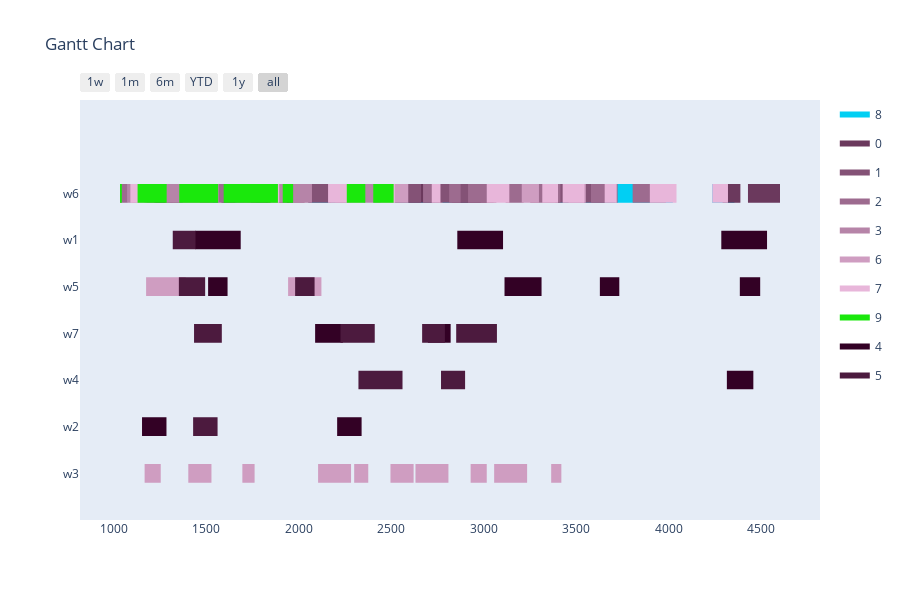

Notebook source saved alongside this figure:
### Markdown cell above
Config 2 - Test with Two Point Crossover

### Code cell
optimizer = BaseGA(env)
optimizer.set_minimize()
# optional (in this case, all options given are the default option, if the configuration step is skipped)
optimizer.configure('tardiness', 'twopointcrossover', 'roulettewheel', 'randomize')
# choose an input generator (optional) -> decides how the data gets converted into the optimizer format
#optimizer.set_input_generator('SameLengthAlternativesGenerator')
# all parameters after offspring_amount are optional (in this case -> verbose=True)
result, best_fitness_history, average_fitness_history, best_generation_history, feasible_gen = optimizer.optimize(orders, max_generations, earliest_time_slot, last_time_slot, population_size, offspring_amount, verbose=True)
workstation_assignments = reformat_result(result, orders, env)
visualize(workstation_assignments, best_fitness_history, average_fitness_history, best_generation_history, feasible_gen)

### Figure 1 — Plotly figure (JSON) as saved in the notebook; plotly's stock layout.template omitted (floating-point values rounded to 4 significant figures; data arrays with more than 128 entries replaced by an {"elided": "..."} marker saying what was removed)
{"data": [{"fill": "toself", "fillcolor": "rgb(1, 207, 243)", "hoverinfo": "name", "legendgroup": "rgb(1, 207, 243)", "mode": "none", "name": "8", "type": "scatter", "x": [3804, 3984, 3984, 3804, 3804, 593, 738, 738, 593, 593, 3747, 3877, 3877, 3747, 3747, 2777, 2957, 2957, 2777, 2777, 2851, 2981, 2981, 2851, 2851, 1593, 1706, 1706, 1593, 1593, 3567, 3655, 3655, 3567, 3567, 386, 509, 509, 386, 386, 3719, 3959, 3959, 3719, 3719, 267, 387, 387, 267, 267, 1442, 1565, 1565, 1442, 1442, 3470, 3600, 3600, 3470, 3470, 3565, 3710, 3710, 3565, 3565, 450, 555, 555, 450, 450, 636, 749, 749, 636, 636, 2545, 2755, 2755, 2545, 2545, 3891, 4021, 4021, 3891, 3891, 769, 892, 892, 769, 769, 382, 532, 532, 382, 382, 3392, 3515, 3515, 3392, 3392, 4234, 4354, 4354, 4234, 4234, 2053, 2233, 2233, 2053, 2053, 2474, 2666, 2666, 2474], "y": [5.8, 5.8, 6.2, 6.2, null, 5.8, 5.8, 6.2, 6.2, null, 5.8, 5.8, 6.2, 6.2, null, 5.8, 5.8, 6.2, 6.2, null, 5.8, 5.8, 6.2, 6.2, null, 5.8, 5.8, 6.2, 6.2, null, 5.8, 5.8, 6.2, 6.2, null, 5.8, 5.8, 6.2, 6.2, null, 5.8, 5.8, 6.2, 6.2, null, 5.8, 5.8, 6.2, 6.2, null, 5.8, 5.8, 6.2, 6.2, null, 5.8, 5.8, 6.2, 6.2, null, 5.8, 5.8, 6.2, 6.2, null, 5.8, 5.8, 6.2, 6.2, null, 5.8, 5.8, 6.2, 6.2, null, 5.8, 5.8, 6.2, 6.2, null, 5.8, 5.8, 6.2, 6.2, null, 5.8, 5.8, 6.2, 6.2, null, 5.8, 5.8, 6.2, 6.2, null, 5.8, 5.8, 6.2, 6.2, null, 5.8, 5.8, 6.2, 6.2, null, 5.8, 5.8, 6.2, 6.2, null, 5.8, 5.8, 6.2, 6.2]}, {"fill": "toself", "fillcolor": "rgb(107, 57, 93)", "hoverinfo": "name", "legendgroup": "rgb(107, 57, 93)", "mode": "none", "name": "0", "type": "scatter", "x": [4290, 4386, 4386, 4290, 4290, 230, 385, 385, 230, 230, 1517, 1583, 1583, 1517, 1517, 366, 531, 531, 366, 366, 644, 786, 786, 644, 644, 1131, 1196, 1196, 1131, 1131, 807, 883, 883, 807, 807, 2593, 2738, 2738, 2593, 2593, 1657, 1723, 1723, 1657, 1657, 671, 826, 826, 671, 671, 833, 929, 929, 833, 833, 2828, 2983, 2983, 2828, 2828, 938, 1103, 1103, 938, 938, 714, 928, 928, 714, 714, 4427, 4600, 4600, 4427], "y": [5.8, 5.8, 6.2, 6.2, null, 5.8, 5.8, 6.2, 6.2, null, 5.8, 5.8, 6.2, 6.2, null, 5.8, 5.8, 6.2, 6.2, null, 5.8, 5.8, 6.2, 6.2, null, 5.8, 5.8, 6.2, 6.2, null, 5.8, 5.8, 6.2, 6.2, null, 5.8, 5.8, 6.2, 6.2, null, 5.8, 5.8, 6.2, 6.2, null, 5.8, 5.8, 6.2, 6.2, null, 5.8, 5.8, 6.2, 6.2, null, 5.8, 5.8, 6.2, 6.2, null, 5.8, 5.8, 6.2, 6.2, null, 5.8, 5.8, 6.2, 6.2, null, 5.8, 5.8, 6.2, 6.2]}, {"fill": "toself", "fillcolor": "rgb(132, 82, 118)", "hoverinfo": "name", "legendgroup": "rgb(132, 82, 118)", "mode": "none", "name": "1", "type": "scatter", "x": [2443, 2563, 2563, 2443, 2443, 2227, 2283, 2283, 2227, 2227, 2882, 3042, 3042, 2882, 2882, 521, 641, 641, 521, 521, 527, 583, 583, 527, 527, 828, 948, 948, 828, 828, 2991, 3053, 3053, 2991, 2991, 3386, 3516, 3516, 3386, 3386, 2843, 2963, 2963, 2843, 2843, 3490, 3615, 3615, 3490, 3490, 1825, 1948, 1948, 1825, 1825, 1383, 1506, 1506, 1383, 1383, 3403, 3459, 3459, 3403, 3403, 2052, 2175, 2175, 2052, 2052, 2737, 2887, 2887, 2737, 2737, 3447, 3572, 3572, 3447, 3447, 1195, 1320, 1320, 1195, 1195, 1170, 1257, 1257, 1170, 1170, 3402, 3532, 3532, 3402, 3402, 2917, 3037, 3037, 2917, 2917, 2481, 2661, 2661, 2481, 2481, 3539, 3654, 3654, 3539, 3539, 3464, 3649, 3649, 3464], "y": [5.8, 5.8, 6.2, 6.2, null, 5.8, 5.8, 6.2, 6.2, null, 5.8, 5.8, 6.2, 6.2, null, 5.8, 5.8, 6.2, 6.2, null, 5.8, 5.8, 6.2, 6.2, null, 5.8, 5.8, 6.2, 6.2, null, 5.8, 5.8, 6.2, 6.2, null, 5.8, 5.8, 6.2, 6.2, null, 5.8, 5.8, 6.2, 6.2, null, 5.8, 5.8, 6.2, 6.2, null, 5.8, 5.8, 6.2, 6.2, null, 5.8, 5.8, 6.2, 6.2, null, 5.8, 5.8, 6.2, 6.2, null, 5.8, 5.8, 6.2, 6.2, null, 5.8, 5.8, 6.2, 6.2, null, 5.8, 5.8, 6.2, 6.2, null, 5.8, 5.8, 6.2, 6.2, null, 5.8, 5.8, 6.2, 6.2, null, 5.8, 5.8, 6.2, 6.2, null, 5.8, 5.8, 6.2, 6.2, null, 5.8, 5.8, 6.2, 6.2, null, 5.8, 5.8, 6.2, 6.2, null, 5.8, 5.8, 6.2, 6.2]}, {"fill": "toself", "fillcolor": "rgb(157, 107, 143)", "hoverinfo": "name", "legendgroup": "rgb(157, 107, 143)", "mode": "none", "name": "2", "type": "scatter", "x": [2915, 3068, 3068, 2915, 2915, 875, 1035, 1035, 875, 875, 3317, 3414, 3414, 3317, 3317, 2929, 3059, 3059, 2929, 2929, 1912, 2032, 2032, 1912, 1912, 1159, 1279, 1279, 1159, 1159, 1306, 1402, 1402, 1306, 1306, 3252, 3348, 3348, 3252, 3252, 484, 604, 604, 484, 484, 3339, 3401, 3401, 3339, 3339, 633, 753, 753, 633, 633, 3804, 3984, 3984, 3804, 3804, 3118, 3215, 3215, 3118, 3118, 2672, 2759, 2759, 2672, 2672, 3603, 3723, 3723, 3603, 3603, 1771, 1833, 1833, 1771, 1771, 2160, 2280, 2280, 2160, 2160, 3251, 3371, 3371, 3251, 3251, 2813, 2875, 2875, 2813, 2813, 483, 608, 608, 483, 483, 553, 683, 683, 553, 553, 3579, 3709, 3709, 3579, 3579, 1077, 1227, 1227, 1077], "y": [5.8, 5.8, 6.2, 6.2, null, 5.8, 5.8, 6.2, 6.2, null, 5.8, 5.8, 6.2, 6.2, null, 5.8, 5.8, 6.2, 6.2, null, 5.8, 5.8, 6.2, 6.2, null, 5.8, 5.8, 6.2, 6.2, null, 5.8, 5.8, 6.2, 6.2, null, 5.8, 5.8, 6.2, 6.2, null, 5.8, 5.8, 6.2, 6.2, null, 5.8, 5.8, 6.2, 6.2, null, 5.8, 5.8, 6.2, 6.2, null, 5.8, 5.8, 6.2, 6.2, null, 5.8, 5.8, 6.2, 6.2, null, 5.8, 5.8, 6.2, 6.2, null, 5.8, 5.8, 6.2, 6.2, null, 5.8, 5.8, 6.2, 6.2, null, 5.8, 5.8, 6.2, 6.2, null, 5.8, 5.8, 6.2, 6.2, null, 5.8, 5.8, 6.2, 6.2, null, 5.8, 5.8, 6.2, 6.2, null, 5.8, 5.8, 6.2, 6.2, null, 5.8, 5.8, 6.2, 6.2, null, 5.8, 5.8, 6.2, 6.2]}, {"fill": "toself", "fillcolor": "rgb(182, 132, 168)", "hoverinfo": "name", "legendgroup": "rgb(182, 132, 168)", "mode": "none", "name": "3", "type": "scatter", "x": [1936, 2072, 2072, 1936, 1936, 1309, 1559, 1559, 1309, 1309, 1380, 1535, 1535, 1380, 1380, 332, 468, 468, 332, 332, 2197, 2273, 2273, 2197, 2197, 1569, 1742, 1742, 1569, 1569, 988, 1075, 1075, 988, 988, 2309, 2523, 2523, 2309, 2309, 1281, 1436, 1436, 1281, 1281, 889, 965, 965, 889, 889, 1665, 1879, 1879, 1665, 1665, 2262, 2349, 2349, 2262, 2262, 299, 549, 549, 299, 299, 417, 642, 642, 417, 417, 1220, 1393, 1393, 1220], "y": [5.8, 5.8, 6.2, 6.2, null, 5.8, 5.8, 6.2, 6.2, null, 5.8, 5.8, 6.2, 6.2, null, 5.8, 5.8, 6.2, 6.2, null, 5.8, 5.8, 6.2, 6.2, null, 5.8, 5.8, 6.2, 6.2, null, 5.8, 5.8, 6.2, 6.2, null, 5.8, 5.8, 6.2, 6.2, null, 5.8, 5.8, 6.2, 6.2, null, 5.8, 5.8, 6.2, 6.2, null, 5.8, 5.8, 6.2, 6.2, null, 5.8, 5.8, 6.2, 6.2, null, 5.8, 5.8, 6.2, 6.2, null, 5.8, 5.8, 6.2, 6.2, null, 5.8, 5.8, 6.2, 6.2]}, {"fill": "toself", "fillcolor": "rgb(207, 157, 193)", "hoverinfo": "name", "legendgroup": "rgb(207, 157, 193)", "mode": "none", "name": "6", "type": "scatter", "x": [2442, 2592, 2592, 2442, 2442, 3458, 3551, 3551, 3458, 3458, 3205, 3298, 3298, 3205, 3205, 1095, 1179, 1179, 1095, 1095, 1374, 1467, 1467, 1374, 1374, 458, 551, 551, 458, 458, 1176, 1390, 1390, 1176, 1176, 1943, 2123, 2123, 1943, 1943, 2300, 2376, 2376, 2300, 2300, 2105, 2283, 2283, 2105, 2105, 2929, 3016, 3016, 2929, 2929, 2631, 2809, 2809, 2631, 2631, 1466, 1521, 1521, 1466, 1466, 1404, 1529, 1529, 1404, 1404, 1696, 1762, 1762, 1696, 1696, 3056, 3234, 3234, 3056, 3056, 3364, 3419, 3419, 3364, 3364, 1168, 1255, 1255, 1168, 1168, 635, 690, 690, 635, 635, 2496, 2621, 2621, 2496, 2496, 440, 539, 539, 440], "y": [5.8, 5.8, 6.2, 6.2, null, 5.8, 5.8, 6.2, 6.2, null, 5.8, 5.8, 6.2, 6.2, null, 5.8, 5.8, 6.2, 6.2, null, 5.8, 5.8, 6.2, 6.2, null, 5.8, 5.8, 6.2, 6.2, null, 3.8, 3.8, 4.2, 4.2, null, 3.8, 3.8, 4.2, 4.2, null, -0.2, -0.2, 0.2, 0.2, null, -0.2, -0.2, 0.2, 0.2, null, -0.2, -0.2, 0.2, 0.2, null, -0.2, -0.2, 0.2, 0.2, null, -0.2, -0.2, 0.2, 0.2, null, -0.2, -0.2, 0.2, 0.2, null, -0.2, -0.2, 0.2, 0.2, null, -0.2, -0.2, 0.2, 0.2, null, -0.2, -0.2, 0.2, 0.2, null, -0.2, -0.2, 0.2, 0.2, null, -0.2, -0.2, 0.2, 0.2, null, -0.2, -0.2, 0.2, 0.2, null, -0.2, -0.2, 0.2, 0.2]}, {"fill": "toself", "fillcolor": "rgb(232, 182, 218)", "hoverinfo": "name", "legendgroup": "rgb(232, 182, 218)", "mode": "none", "name": "7", "type": "scatter", "x": [3426, 3502, 3502, 3426, 3426, 623, 670, 670, 623, 623, 3897, 4041, 4041, 3897, 3897, 2442, 2519, 2519, 2442, 2442, 2159, 2246, 2246, 2159, 2159, 1091, 1167, 1167, 1091, 1091, 2163, 2240, 2240, 2163, 2163, 535, 620, 620, 535, 535, 2719, 2766, 2766, 2719, 2719, 3016, 3138, 3138, 3016, 3016, 4234, 4319, 4319, 4234, 4234, 2455, 2520, 2520, 2455, 2455, 3653, 3718, 3718, 3653, 3653, 3316, 3401, 3401, 3316, 3316, 285, 350, 350, 285, 285, 2207, 2352, 2352, 2207, 2207, 3467, 3543, 3543, 3467, 3467, 1848, 1895, 1895, 1848], "y": [5.8, 5.8, 6.2, 6.2, null, 5.8, 5.8, 6.2, 6.2, null, 5.8, 5.8, 6.2, 6.2, null, 5.8, 5.8, 6.2, 6.2, null, 5.8, 5.8, 6.2, 6.2, null, 5.8, 5.8, 6.2, 6.2, null, 5.8, 5.8, 6.2, 6.2, null, 5.8, 5.8, 6.2, 6.2, null, 5.8, 5.8, 6.2, 6.2, null, 5.8, 5.8, 6.2, 6.2, null, 5.8, 5.8, 6.2, 6.2, null, 5.8, 5.8, 6.2, 6.2, null, 5.8, 5.8, 6.2, 6.2, null, 5.8, 5.8, 6.2, 6.2, null, 5.8, 5.8, 6.2, 6.2, null, 5.8, 5.8, 6.2, 6.2, null, 5.8, 5.8, 6.2, 6.2, null, 5.8, 5.8, 6.2, 6.2]}, {"fill": "toself", "fillcolor": "rgb(26, 232, 12)", "hoverinfo": "name", "legendgroup": "rgb(26, 232, 12)", "mode": "none", "name": "9", "type": "scatter", "x": {"elided": "134 int values"}, "y": {"elided": "134 float values"}}, {"fill": "toself", "fillcolor": "rgb(51, 1, 37)", "hoverinfo": "name", "legendgroup": "rgb(51, 1, 37)", "mode": "none", "name": "4", "type": "scatter", "x": [1440, 1687, 1687, 1440, 1440, 2857, 3104, 3104, 2857, 2857, 4283, 4530, 4530, 4283, 4283, 820, 925, 925, 820, 820, 3627, 3732, 3732, 3627, 3627, 3112, 3312, 3312, 3112, 3112, 1511, 1616, 1616, 1511, 1511, 4383, 4493, 4493, 4383, 4383, 399, 599, 599, 399, 399, 539, 739, 739, 539, 539, 2698, 2821, 2821, 2698, 2698, 2089, 2239, 2239, 2089, 2089, 4326, 4456, 4456, 4326, 4326, 4313, 4453, 4453, 4313, 4313, 1154, 1286, 1286, 1154, 1154, 2208, 2340, 2340, 2208, 2208, 591, 723, 723, 591, 591, 341, 473, 473, 341], "y": [4.8, 4.8, 5.2, 5.2, null, 4.8, 4.8, 5.2, 5.2, null, 4.8, 4.8, 5.2, 5.2, null, 3.8, 3.8, 4.2, 4.2, null, 3.8, 3.8, 4.2, 4.2, null, 3.8, 3.8, 4.2, 4.2, null, 3.8, 3.8, 4.2, 4.2, null, 3.8, 3.8, 4.2, 4.2, null, 3.8, 3.8, 4.2, 4.2, null, 3.8, 3.8, 4.2, 4.2, null, 2.8, 2.8, 3.2, 3.2, null, 2.8, 2.8, 3.2, 3.2, null, 1.8, 1.8, 2.2, 2.2, null, 1.8, 1.8, 2.2, 2.2, null, 0.8, 0.8, 1.2, 1.2, null, 0.8, 0.8, 1.2, 1.2, null, 0.8, 0.8, 1.2, 1.2, null, 0.8, 0.8, 1.2, 1.2]}, {"fill": "toself", "fillcolor": "rgb(76, 26, 62)", "hoverinfo": "name", "legendgroup": "rgb(76, 26, 62)", "mode": "none", "name": "5", "type": "scatter", "x": [351, 598, 598, 351, 351, 1320, 1443, 1443, 1320, 1320, 1981, 2086, 2086, 1981, 1981, 1353, 1463, 1463, 1353, 1353, 1390, 1495, 1495, 1390, 1390, 2226, 2396, 2396, 2226, 2226, 2288, 2411, 2411, 2288, 2288, 273, 396, 396, 273, 273, 2667, 2790, 2790, 2667, 2667, 2242, 2392, 2392, 2242, 2242, 2921, 3071, 3071, 2921, 2921, 1435, 1585, 1585, 1435, 1435, 2851, 2974, 2974, 2851, 2851, 2421, 2561, 2561, 2421, 2421, 2323, 2453, 2453, 2323, 2323, 2769, 2899, 2899, 2769, 2769, 1430, 1562, 1562, 1430, 1430, 685, 817, 817, 685], "y": [4.8, 4.8, 5.2, 5.2, null, 4.8, 4.8, 5.2, 5.2, null, 3.8, 3.8, 4.2, 4.2, null, 3.8, 3.8, 4.2, 4.2, null, 3.8, 3.8, 4.2, 4.2, null, 2.8, 2.8, 3.2, 3.2, null, 2.8, 2.8, 3.2, 3.2, null, 2.8, 2.8, 3.2, 3.2, null, 2.8, 2.8, 3.2, 3.2, null, 2.8, 2.8, 3.2, 3.2, null, 2.8, 2.8, 3.2, 3.2, null, 2.8, 2.8, 3.2, 3.2, null, 2.8, 2.8, 3.2, 3.2, null, 1.8, 1.8, 2.2, 2.2, null, 1.8, 1.8, 2.2, 2.2, null, 1.8, 1.8, 2.2, 2.2, null, 0.8, 0.8, 1.2, 1.2, null, 0.8, 0.8, 1.2, 1.2]}, {"legendgroup": "rgb(1, 207, 243)", "marker": {"color": "rgb(1, 207, 243)", "opacity": 0, "size": 1}, "mode": "markers", "name": "", "showlegend": false, "text": [null, null, null, null, null, null, null, null, null, null, null, null, null, null, null, null, null, null, null, null, null, null, null, null, null, null, null, null, null, null, null, null, null, null, null, null, null, null, null, null, null, null, null, null, null, null], "type": "scatter", "x": [3804, 3984, 593, 738, 3747, 3877, 2777, 2957, 2851, 2981, 1593, 1706, 3567, 3655, 386, 509, 3719, 3959, 267, 387, 1442, 1565, 3470, 3600, 3565, 3710, 450, 555, 636, 749, 2545, 2755, 3891, 4021, 769, 892, 382, 532, 3392, 3515, 4234, 4354, 2053, 2233, 2474, 2666], "y": [6, 6, 6, 6, 6, 6, 6, 6, 6, 6, 6, 6, 6, 6, 6, 6, 6, 6, 6, 6, 6, 6, 6, 6, 6, 6, 6, 6, 6, 6, 6, 6, 6, 6, 6, 6, 6, 6, 6, 6, 6, 6, 6, 6, 6, 6]}, {"legendgroup": "rgb(107, 57, 93)", "marker": {"color": "rgb(107, 57, 93)", "opacity": 0, "size": 1}, "mode": "markers", "name": "", "showlegend": false, "text": [null, null, null, null, null, null, null, null, null, null, null, null, null, null, null, null, null, null, null, null, null, null, null, null, null, null, null, null, null, null], "type": "scatter", "x": [4290, 4386, 230, 385, 1517, 1583, 366, 531, 644, 786, 1131, 1196, 807, 883, 2593, 2738, 1657, 1723, 671, 826, 833, 929, 2828, 2983, 938, 1103, 714, 928, 4427, 4600], "y": [6, 6, 6, 6, 6, 6, 6, 6, 6, 6, 6, 6, 6, 6, 6, 6, 6, 6, 6, 6, 6, 6, 6, 6, 6, 6, 6, 6, 6, 6]}, {"legendgroup": "rgb(132, 82, 118)", "marker": {"color": "rgb(132, 82, 118)", "opacity": 0, "size": 1}, "mode": "markers", "name": "", "showlegend": false, "text": [null, null, null, null, null, null, null, null, null, null, null, null, null, null, null, null, null, null, null, null, null, null, null, null, null, null, null, null, null, null, null, null, null, null, null, null, null, null, null, null, null, null, null, null, null, null], "type": "scatter", "x": [2443, 2563, 2227, 2283, 2882, 3042, 521, 641, 527, 583, 828, 948, 2991, 3053, 3386, 3516, 2843, 2963, 3490, 3615, 1825, 1948, 1383, 1506, 3403, 3459, 2052, 2175, 2737, 2887, 3447, 3572, 1195, 1320, 1170, 1257, 3402, 3532, 2917, 3037, 2481, 2661, 3539, 3654, 3464, 3649], "y": [6, 6, 6, 6, 6, 6, 6, 6, 6, 6, 6, 6, 6, 6, 6, 6, 6, 6, 6, 6, 6, 6, 6, 6, 6, 6, 6, 6, 6, 6, 6, 6, 6, 6, 6, 6, 6, 6, 6, 6, 6, 6, 6, 6, 6, 6]}, {"legendgroup": "rgb(157, 107, 143)", "marker": {"color": "rgb(157, 107, 143)", "opacity": 0, "size": 1}, "mode": "markers", "name": "", "showlegend": false, "text": [null, null, null, null, null, null, null, null, null, null, null, null, null, null, null, null, null, null, null, null, null, null, null, null, null, null, null, null, null, null, null, null, null, null, null, null, null, null, null, null, null, null, null, null, null, null], "type": "scatter", "x": [2915, 3068, 875, 1035, 3317, 3414, 2929, 3059, 1912, 2032, 1159, 1279, 1306, 1402, 3252, 3348, 484, 604, 3339, 3401, 633, 753, 3804, 3984, 3118, 3215, 2672, 2759, 3603, 3723, 1771, 1833, 2160, 2280, 3251, 3371, 2813, 2875, 483, 608, 553, 683, 3579, 3709, 1077, 1227], "y": [6, 6, 6, 6, 6, 6, 6, 6, 6, 6, 6, 6, 6, 6, 6, 6, 6, 6, 6, 6, 6, 6, 6, 6, 6, 6, 6, 6, 6, 6, 6, 6, 6, 6, 6, 6, 6, 6, 6, 6, 6, 6, 6, 6, 6, 6]}, {"legendgroup": "rgb(182, 132, 168)", "marker": {"color": "rgb(182, 132, 168)", "opacity": 0, "size": 1}, "mode": "markers", "name": "", "showlegend": false, "text": [null, null, null, null, null, null, null, null, null, null, null, null, null, null, null, null, null, null, null, null, null, null, null, null, null, null, null, null, null, null], "type": "scatter", "x": [1936, 2072, 1309, 1559, 1380, 1535, 332, 468, 2197, 2273, 1569, 1742, 988, 1075, 2309, 2523, 1281, 1436, 889, 965, 1665, 1879, 2262, 2349, 299, 549, 417, 642, 1220, 1393], "y": [6, 6, 6, 6, 6, 6, 6, 6, 6, 6, 6, 6, 6, 6, 6, 6, 6, 6, 6, 6, 6, 6, 6, 6, 6, 6, 6, 6, 6, 6]}, {"legendgroup": "rgb(207, 157, 193)", "marker": {"color": "rgb(207, 157, 193)", "opacity": 0, "size": 1}, "mode": "markers", "name": "", "showlegend": false, "text": [null, null, null, null, null, null, null, null, null, null, null, null, null, null, null, null, null, null, null, null, null, null, null, null, null, null, null, null, null, null, null, null, null, null, null, null, null, null, null, null, null, null], "type": "scatter", "x": [2442, 2592, 3458, 3551, 3205, 3298, 1095, 1179, 1374, 1467, 458, 551, 1176, 1390, 1943, 2123, 2300, 2376, 2105, 2283, 2929, 3016, 2631, 2809, 1466, 1521, 1404, 1529, 1696, 1762, 3056, 3234, 3364, 3419, 1168, 1255, 635, 690, 2496, 2621, 440, 539], "y": [6, 6, 6, 6, 6, 6, 6, 6, 6, 6, 6, 6, 4, 4, 4, 4, 0, 0, 0, 0, 0, 0, 0, 0, 0, 0, 0, 0, 0, 0, 0, 0, 0, 0, 0, 0, 0, 0, 0, 0, 0, 0]}, {"legendgroup": "rgb(232, 182, 218)", "marker": {"color": "rgb(232, 182, 218)", "opacity": 0, "size": 1}, "mode": "markers", "name": "", "showlegend": false, "text": [null, null, null, null, null, null, null, null, null, null, null, null, null, null, null, null, null, null, null, null, null, null, null, null, null, null, null, null, null, null, null, null, null, null, null, null], "type": "scatter", "x": [3426, 3502, 623, 670, 3897, 4041, 2442, 2519, 2159, 2246, 1091, 1167, 2163, 2240, 535, 620, 2719, 2766, 3016, 3138, 4234, 4319, 2455, 2520, 3653, 3718, 3316, 3401, 285, 350, 2207, 2352, 3467, 3543, 1848, 1895], "y": [6, 6, 6, 6, 6, 6, 6, 6, 6, 6, 6, 6, 6, 6, 6, 6, 6, 6, 6, 6, 6, 6, 6, 6, 6, 6, 6, 6, 6, 6, 6, 6, 6, 6, 6, 6]}, {"legendgroup": "rgb(26, 232, 12)", "marker": {"color": "rgb(26, 232, 12)", "opacity": 0, "size": 1}, "mode": "markers", "name": "", "showlegend": false, "text": [null, null, null, null, null, null, null, null, null, null, null, null, null, null, null, null, null, null, null, null, null, null, null, null, null, null, null, null, null, null, null, null, null, null, null, null, null, null, null, null, null, null, null, null, null, null, null, null, null, null, null, null, null, null], "type": "scatter", "x": [1355, 1565, 1387, 1513, 1710, 1888, 1599, 1699, 373, 583, 1649, 1749, 1757, 1914, 853, 948, 1287, 1455, 518, 683, 692, 807, 747, 901, 730, 845, 1455, 1555, 2260, 2360, 1627, 1714, 460, 620, 664, 789, 1595, 1720, 1463, 1620, 1035, 1130, 2403, 2513, 940, 1045, 1775, 1885, 265, 422, 1627, 1787, 373, 499], "y": [6, 6, 6, 6, 6, 6, 6, 6, 6, 6, 6, 6, 6, 6, 6, 6, 6, 6, 6, 6, 6, 6, 6, 6, 6, 6, 6, 6, 6, 6, 6, 6, 6, 6, 6, 6, 6, 6, 6, 6, 6, 6, 6, 6, 6, 6, 6, 6, 6, 6, 6, 6, 6, 6]}, {"legendgroup": "rgb(51, 1, 37)", "marker": {"color": "rgb(51, 1, 37)", "opacity": 0, "size": 1}, "mode": "markers", "name": "", "showlegend": false, "text": [null, null, null, null, null, null, null, null, null, null, null, null, null, null, null, null, null, null, null, null, null, null, null, null, null, null, null, null, null, null, null, null, null, null, null, null], "type": "scatter", "x": [1440, 1687, 2857, 3104, 4283, 4530, 820, 925, 3627, 3732, 3112, 3312, 1511, 1616, 4383, 4493, 399, 599, 539, 739, 2698, 2821, 2089, 2239, 4326, 4456, 4313, 4453, 1154, 1286, 2208, 2340, 591, 723, 341, 473], "y": [5, 5, 5, 5, 5, 5, 4, 4, 4, 4, 4, 4, 4, 4, 4, 4, 4, 4, 4, 4, 3, 3, 3, 3, 2, 2, 2, 2, 1, 1, 1, 1, 1, 1, 1, 1]}, {"legendgroup": "rgb(76, 26, 62)", "marker": {"color": "rgb(76, 26, 62)", "opacity": 0, "size": 1}, "mode": "markers", "name": "", "showlegend": false, "text": [null, null, null, null, null, null, null, null, null, null, null, null, null, null, null, null, null, null, null, null, null, null, null, null, null, null, null, null, null, null, null, null, null, null, null, null], "type": "scatter", "x": [351, 598, 1320, 1443, 1981, 2086, 1353, 1463, 1390, 1495, 2226, 2396, 2288, 2411, 273, 396, 2667, 2790, 2242, 2392, 2921, 3071, 1435, 1585, 2851, 2974, 2421, 2561, 2323, 2453, 2769, 2899, 1430, 1562, 685, 817], "y": [5, 5, 5, 5, 4, 4, 4, 4, 4, 4, 3, 3, 3, 3, 3, 3, 3, 3, 3, 3, 3, 3, 3, 3, 3, 3, 2, 2, 2, 2, 2, 2, 1, 1, 1, 1]}], "layout": {"height": 600, "hovermode": "closest", "showlegend": true, "title": {"text": "Gantt Chart"}, "xaxis": {"rangeselector": {"buttons": [{"count": 7, "label": "1w", "step": "day", "stepmode": "backward"}, {"count": 1, "label": "1m", "step": "month", "stepmode": "backward"}, {"count": 6, "label": "6m", "step": "month", "stepmode": "backward"}, {"count": 1, "label": "YTD", "step": "year", "stepmode": "todate"}, {"count": 1, "label": "1y", "step": "year", "stepmode": "backward"}, {"step": "all"}]}, "showgrid": false, "type": "date", "zeroline": false}, "yaxis": {"autorange": false, "range": [-1, 8], "showgrid": false, "ticktext": ["w3", "w2", "w4", "w7", "w5", "w1", "w6"], "tickvals": [0, 1, 2, 3, 4, 5, 6], "zeroline": false}}}
